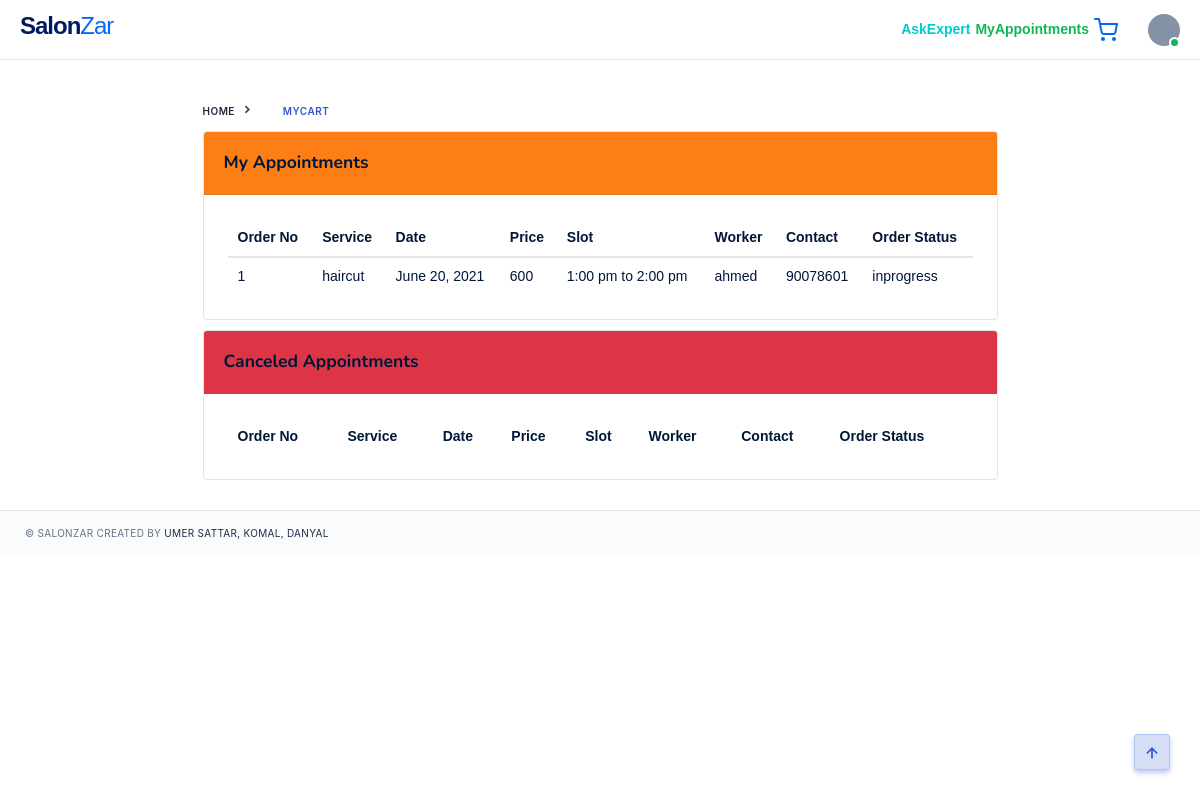
The app's page /myappointments/ (signed in), older data.
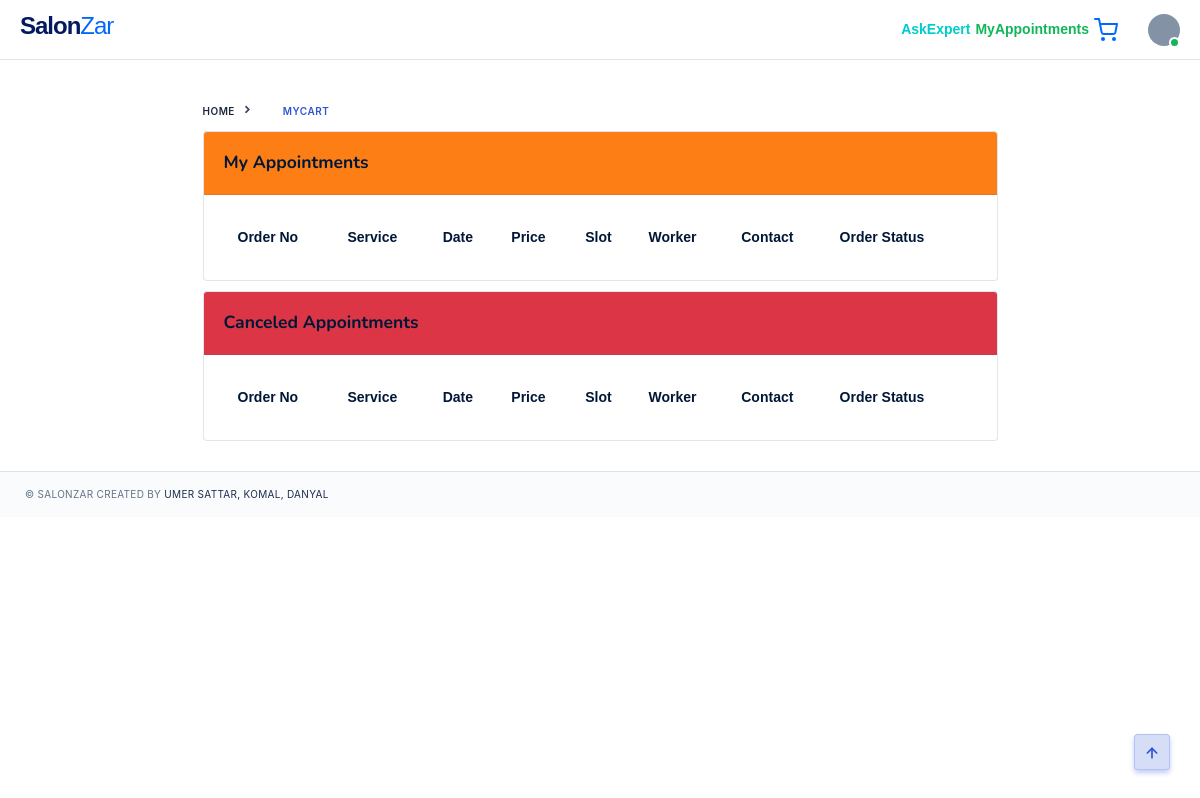
The same page, newer data.
### salons/models.py (models this page shows, shortened)
class Order(models.Model):
    INPROGRESS = 'inprogress'
    PENDING = 'pending'
    COMPLETE = 'complete'
    CARTPENDING = 'cartpending'
    SHOP = 'shop'
    HOME = 'home'
    order_choices = [
        (INPROGRESS,'inprogress'),
        (PENDING,'pending'),
        (COMPLETE,'complete'),
        (CARTPENDING,'cartpending')
    ]
    type_choices = [
        (SHOP,'shop'),
        (HOME,'home')
    ]
    cart = models.ForeignKey(Cart,null=True,blank=True,on_delete=models.CASCADE)
    salon = models.ForeignKey(Salon,null=True,blank=True,on_delete=models.CASCADE)
    service = models.ForeignKey(Service,null=True,blank=True,on_delete=models.CASCADE)
    worker = models.ForeignKey(SalonWorker,null=True,blank=True,on_delete=models.CASCADE)
    slot = models.ForeignKey(Slot,null=True,blank=True,on_delete=models.CASCADE)
    type = models.CharField(max_length=200,null=True,blank=True,choices=type_choices)
    order_date = models.DateField(null=True,blank=True)
    order_status = models.CharField(max_length=200,null=True,blank=True,choices=order_choices)
    order_time = models.DateTimeField(null=True,blank=True)
    total = models.IntegerField(null=True,blank=True)

class Service(models.Model):
    salon = models.ForeignKey(Salon,null=True,blank=True,on_delete=models.CASCADE)
    service_name = models.CharField(max_length=200,null=True)
    price = models.IntegerField(null=True)
    discount = models.IntegerField(null=True,blank=True)
    def __str__(self):
        return self.service_name

class Slot(models.Model):
    BOOKED = 'booked'
    AVAILABLE = 'available'
    slot_choices = [
        (BOOKED,'booked'),
        (AVAILABLE,'available')
    ]
    salon = models.ForeignKey(Salon,null=True,blank=True,on_delete=models.CASCADE)
    slot_start_time = models.CharField(max_length=200,null=True)
    slot_end_time = models.CharField(max_length=200,null=True)
    slot_status = models.CharField(max_length=200,null=True,choices=slot_choices)
    def __str__(self):
        return self.slot_start_time + " to " + self.slot_end_time

class SalonWorker(models.Model):
    BUSY = 'busy'
    AVAILABLE = 'available'
    worker_choices =[
        (BUSY,'busy'),
        (AVAILABLE,'available'),
    ]
    salon = models.ForeignKey(Salon,null=True,blank=True,on_delete=models.CASCADE)
    worker_name = models.CharField(max_length=200,null=True)
    worker_contact = models.IntegerField(null=True)
    worker_status = models.CharField(max_length=200,null=True,choices=worker_choices)

### salons/decorators.py (the view)
		def wrapper_func(request,*args,**kwargs):
			group = None
			if request.user.groups.exists():
				group = request.user.groups.all()[0].name
			if group in allowed_roles:
				return view_func(request,*args,**kwargs)
			else:
				return HttpResponse('You are not allowed to view this page')

### salons/templatetags/user_tags.py (called while the page is built)
@register.filter(name='has_group')
def has_group(user, group_name):
    return user.groups.filter(name=group_name).exists()

### salons/views.py (called while the page is built)
@login_required(login_url=login_page)
@allowed_users(allowed_roles=['customer'])
def all_appointments(request):
    user = request.user
    cart = Cart.objects.get(user=user)
    orders = cart.order_set.all()
    appointments = orders.filter(order_status= "inprogress")
    c_appointments = orders.filter(order_status= "reject")
    context = {'appointments':appointments,'cart':cart,'c_appointments':c_appointments}
    return render(request, 'pages/appointments.html', context)

### salons/templates/pages/appointments.html (shortened to what this page needs)
{% extends 'pages/base.html' %}
{% block content %}
<div class="container col-lg-9">
      <div class="col-lg-12 col-xl-12 mg-t-10">
        <nav aria-label="breadcrumb">
            <ol class="breadcrumb breadcrumb-style3 mg-b-10" style="display: inline-block;">
              <li class="breadcrumb-item"><a href="{% url 'home' %}">Home</a></li>
              <li class="breadcrumb-item active" >MyCart</li>
            </ol>
          </nav>
        <div class="card">
          <div class="card-header pd-y-20 d-md-flex align-items-center justify-content-between bg-orange ">
            <h5 class="mg-b-0"><b> My Appointments</b> </h5>
          </div>
          <div class="card-body pos-relative pd-0">
            <div id="t1" class="table-responsive">
              <table class="table table-hover table-dashboard mg-b-0">
                  <tr>
                    <th><b>Order No</b></th>
                    <th><b>Service</b></th>
                    <th><b>Date</b></th>
                    <th><b>Price</b></th>
                    <th><b>Slot</b></th>
                    <th><b>Worker</b></th>
                    <th><b>Contact</b></th>
                    <th><b>Order Status</b></th>
                  </tr>
                <tbody>
                  {% for a in appointments %}
                 <tr>
                   <td class="tx-14">{{forloop.counter}}</td>
                   <td class="tx-14">{{a.service}}</td>
                   <td class="tx-14">{{a.order_date}}</td>
                   <td class="tx-14">{{a.service.price}}</td>
                   <td class="tx-14">{{a.slot}}</td>
                   <td class="tx-14">{{a.worker.worker_name}}</td>
                   <td class="tx-14">{{a.worker.worker_contact}}</td>
                   <td class="tx-14">{{a.order_status}}</td>
                 </tr>
                 {% endfor %}
                </tbody>
              </table>
            </div>
          </div>
        </div>
      </div>
      <div class="col-lg-12 col-xl-12 mg-t-10">
        <div class="card">
          <div class="card-header pd-y-20 d-md-flex align-items-center justify-content-between bg-danger ">
            <h5 class="mg-b-0"><b> Canceled Appointments</b> </h5>
          </div>
          <div class="card-body pos-relative pd-0">
            <div id="t1" class="table-responsive">
              <table class="table table-hover table-dashboard mg-b-0">
                  <tr>
                    <th><b>Order No</b></th>
                    <th><b>Service</b></th>
                    <th><b>Date</b></th>
                    <th><b>Price</b></th>
                    <th><b>Slot</b></th>
                    <th><b>Worker</b></th>
                    <th><b>Contact</b></th>
                    <th><b>Order Status</b></th>
                  </tr>
              </table>
            </div>
          </div>
        </div>
      </div>
  </div>
{% endblock %}

Row changes from the older to the newer data that the page shows:
removed Order: service "haircut", order_date "June 20, 2021", service.price "600", slot "1:00 pm to 2:00 pm", worker.worker_name "ahmed", worker.worker_contact "90078601", order_status "inprogress"
